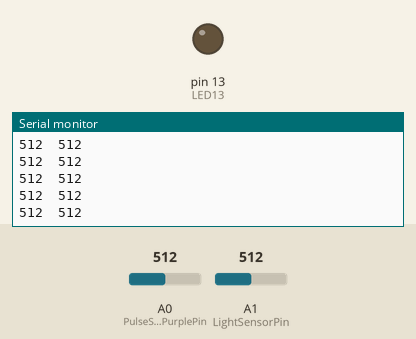
This sketch was run on a simulated Arduino Uno, built with avr-gcc and run on an emulated ATmega328P. On the bench: output pins drawn as LEDs (lit = HIGH), the last lines printed to the serial monitor. Inputs (shaded band) come from the test bench; at power-on: A1 (LightSensorPin) = 512, A0 (PulseSensorPurplePin) = 512.

Above: at 1.2 s.
1.3 s: A1 (LightSensorPin) set to 111
At 2.2 s:
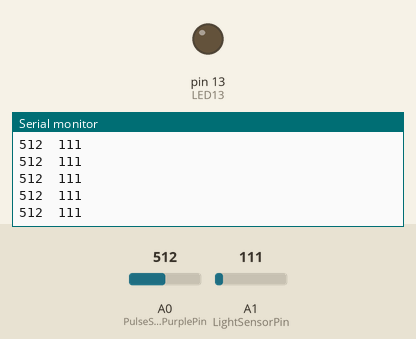
2.8 s: A1 (LightSensorPin) set to 88
At 3.4 s:
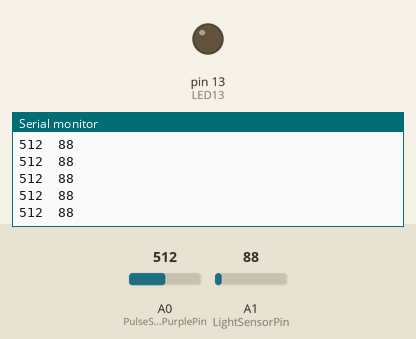
Timing chart, 0 to 5.8 s (numbered marks = the images above; inputs shaded):
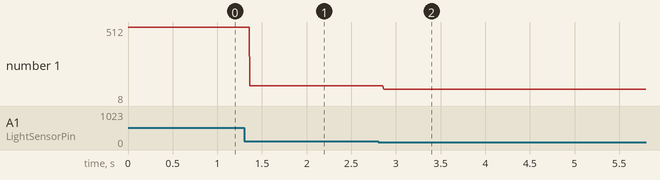

Measured:
- after the input at 1.3 s, the serial monitor: prints a new line after 0.07 s (image 1)
- after the input at 2.8 s, the serial monitor: prints a new line after 0.06 s (image 2)
- plotted number 1: 512 → 111 after the input at 1.3 s, 111 → 8 after the input at 2.8 s

The sketch:

malak.ino
```cpp
//  Variables
int PulseSensorPurplePin = 0;   // Pulse Sensor PURPLE WIRE connected to ANALOG PIN 0
int LightSensorPin = 1;         // Analog trigger via light code
int manualTriggerPin = 2;       // Digital trigger via COM
int LED13 = 13;                 // The on-board Arduion LED

int lightTrigger = 0;
int manualTrigger = 0;
int USBTrigger = 0;
int Signal;                     // holds the incoming raw data. Signal value can range from 0-1024

int loop_delay = 5;

int capturing_on = 0;
int waiting_for_trigger = 1;

// The SetUp Function:
void setup() {
  pinMode(LED13, OUTPUT);
  digitalWrite(LED13,LOW);
  pinMode(manualTrigger, INPUT_PULLUP);
  Serial.begin(9600);           // Sets up Serial Communication at certain speed.
}

// The Main Loop Function
void loop() {

  Signal = analogRead(PulseSensorPurplePin);  // Read the PulseSensor's value.
                                              // Assign this value to the "Signal" variable.
  //manualTrigger = digitalRead(manualTriggerPin);
  //USBTrigger = Serial.read();
  lightTrigger = analogRead(LightSensorPin);  // Read the light sensor's value.

  if (1 == 1 || capturing_on == 1) {
    Serial.print(Signal);
    Serial.print('\t');
    Serial.print(lightTrigger);
    Serial.print('\n');
    //Serial.print('\t');
    //Serial.print(manualTrigger);
    //Serial.print('\t');
    //Serial.println(USBTrigger);
  }

  delay(loop_delay);

}
```
